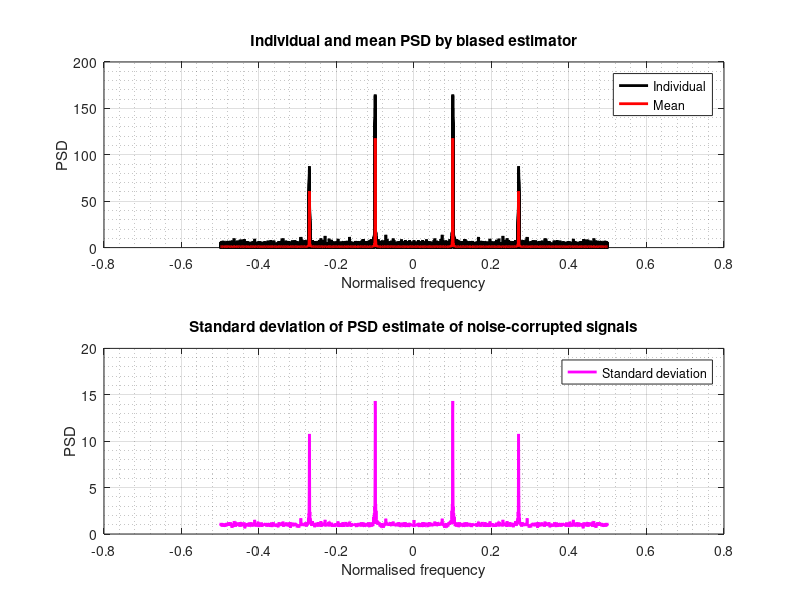

Reproduce this figure in MATLAB.
fSample = 1;
nSamples = 1024;
t = (0: nSamples - 1) / fSample;
aSine = [0.7 0.5];
fSine = [0.1 0.27];
sineWave = aSine(1) * sin(2 * pi * fSine(1) * t) + aSine(2) * sin(2 * pi * fSine(2) * t);
nRps = 1e2;

acf = cell(nRps, 1);
psd = cell(nRps, 1);
for iRp = 1: nRps
    noisySine = sineWave + randn(size(sineWave));
    [acf{iRp}, lags] = xcorr(noisySine, 'biased');
    psd{iRp} = real(fftshift(fft(ifftshift(acf{iRp}))));
end
f = lags ./ (2 * nSamples) * fSample;
psdMean = mean(cell2mat(psd));
psdStd = std(cell2mat(psd));


figure;
subplot(2, 1, 1);
for iRp = 1: nRps
    irPlot = plot(f, psd{iRp}, 'k', 'LineWidth', 2);
    hold on;
end
meanPlot = plot(f, psdMean, 'r', 'LineWidth', 2);
hold off;
grid on; grid minor;
legend([irPlot, meanPlot], {'Individual', 'Mean'});
title('Individual and mean PSD by biased estimator');
xlabel('Normalised frequency');
ylabel('PSD');
subplot(2, 1, 2);
varPlot = plot(f, psdStd, 'm', 'LineWidth', 2);
grid on; grid minor;
legend('Standard deviation');
title('Standard deviation of PSD estimate of noise-corrupted signals');
xlabel('Normalised frequency');
ylabel('PSD');